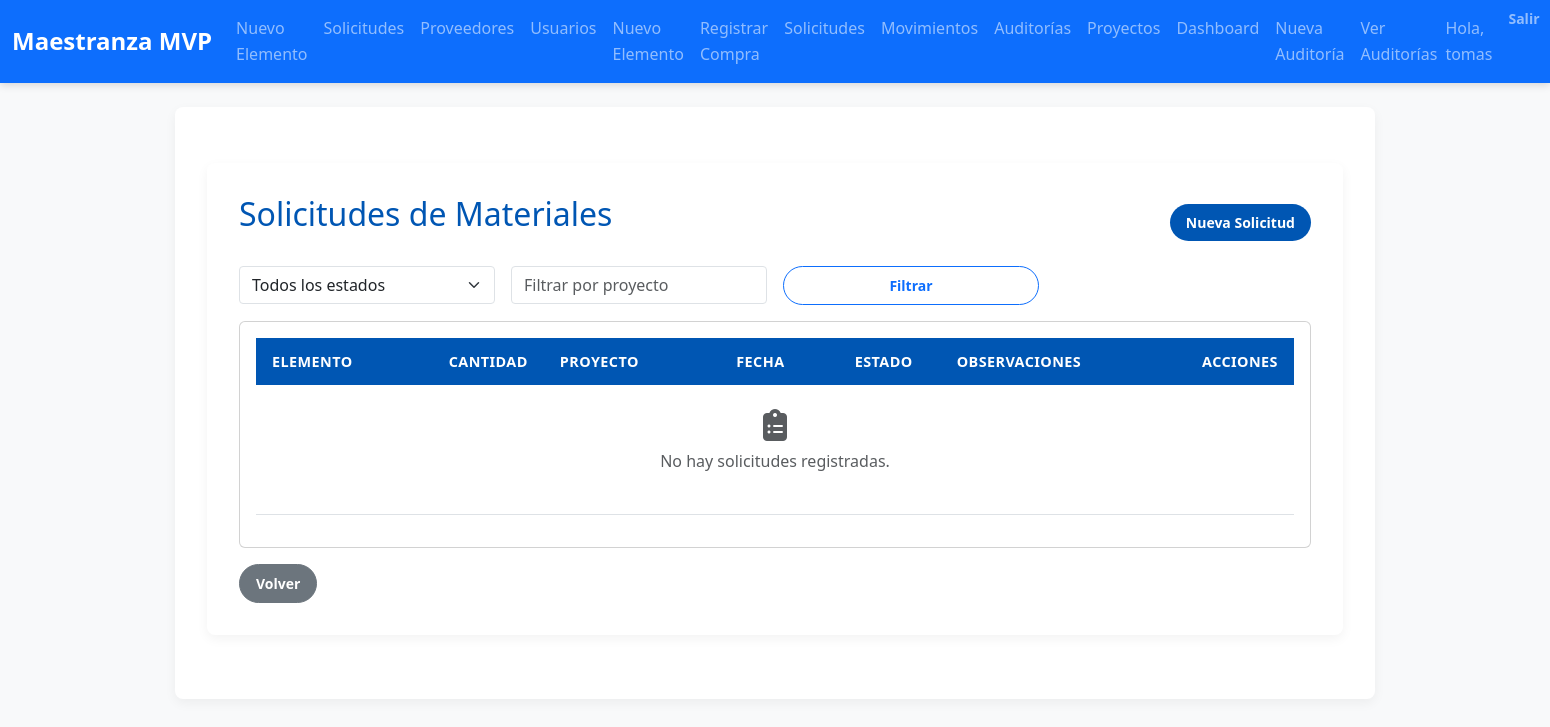
The page /solicitudes/ (signed in) on the database as committed earlier.
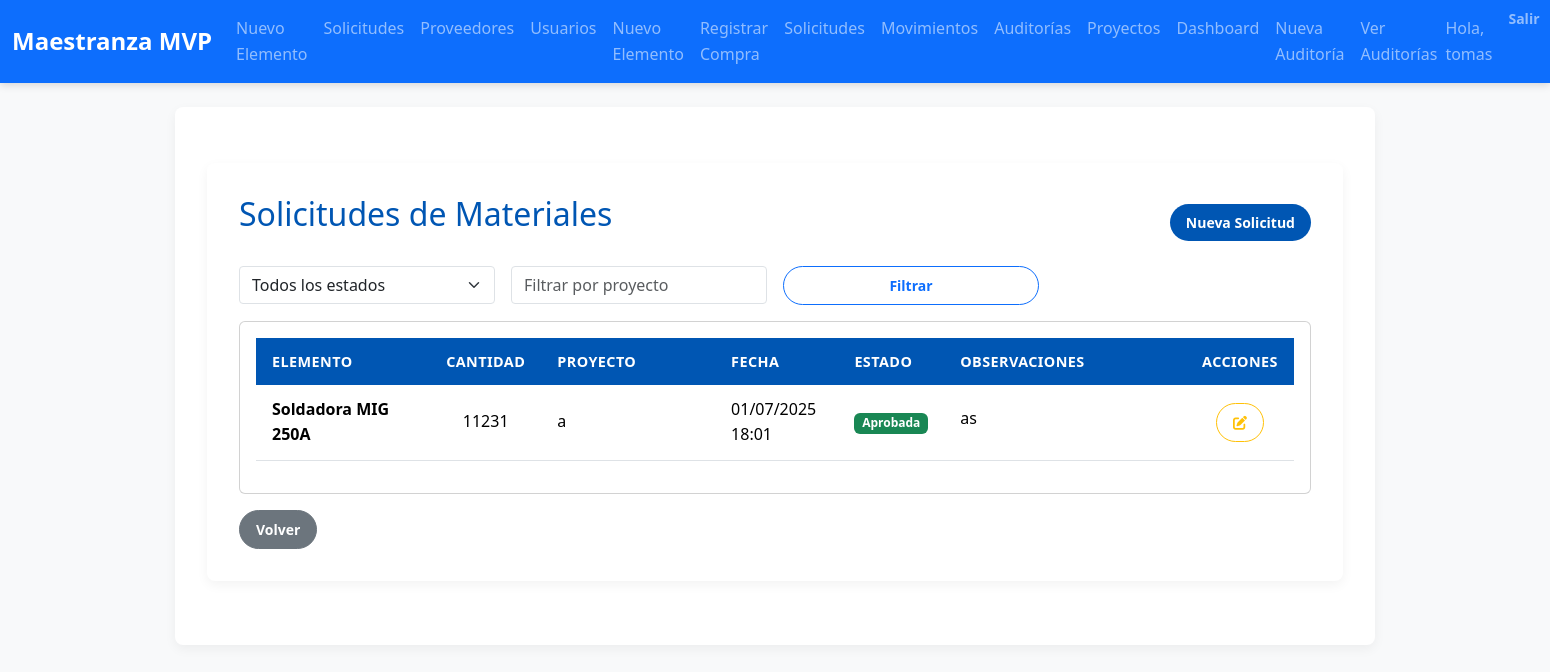
The same page on the database as committed later.
### inventario/models.py (models this page shows, shortened)
class SolicitudMaterial(models.Model):
    ESTADO_CHOICES = [
        ('pendiente', 'Pendiente'),
        ('aprobada', 'Aprobada'),
        ('rechazada', 'Rechazada'),
        ('entregada', 'Entregada'),
    ]
    solicitante = models.ForeignKey(User, on_delete=models.CASCADE)
    elemento = models.ForeignKey(ElementoInventario, on_delete=models.CASCADE)
    cantidad = models.PositiveIntegerField()
    proyecto = models.CharField(max_length=100)
    fecha_solicitud = models.DateTimeField(auto_now_add=True)
    fecha_entrega = models.DateTimeField(null=True, blank=True)
    estado = models.CharField(max_length=20, choices=ESTADO_CHOICES, default='pendiente')
    observaciones = models.TextField(blank=True)

class ElementoInventario(models.Model):
    nombre = models.CharField(max_length=100)
    descripcion = models.TextField(blank=True)
    numero_serie = models.CharField(max_length=50, unique=True)
    proveedor = models.ForeignKey(Proveedor, on_delete=models.PROTECT)
    categoria = models.ForeignKey(Categoria, on_delete=models.SET_NULL, null=True, blank=True)
    etiquetas = models.ManyToManyField(Etiqueta, blank=True)
    ubicacion = models.CharField(max_length=100)
    lote = models.CharField(max_length=50, blank=True, null=True, help_text="Identificador de lote (opcional)")
    fecha_vencimiento = models.DateField(blank=True, null=True, help_text="Fecha de vencimiento (opcional)")
    stock_actual = models.PositiveIntegerField(default=0)
    stock_minimo = models.PositiveIntegerField(default=1)

### inventario/views.py (the view)
# urls.py: path('solicitudes/', views.solicitud_list, name='solicitud_list'),
@login_required
def solicitud_list(request):
    if not (request.user.is_superuser or
            request.user.groups.filter(name__in=['Usuario Final', 'Gestor de Inventario']).exists()):
        messages.error(request, 'No tienes permisos para acceder a las solicitudes.')
        return redirect('inventario:index')
    if request.user.groups.filter(name='Gestor de Inventario').exists() or request.user.is_superuser:
        solicitudes = SolicitudMaterial.objects.all().order_by('-fecha_solicitud')
        estado = request.GET.get('estado')
        proyecto = request.GET.get('proyecto')
        if estado:
            solicitudes = solicitudes.filter(estado=estado)
        if proyecto:
            solicitudes = solicitudes.filter(proyecto__icontains=proyecto)
        is_gestor = True
    else:
        solicitudes = SolicitudMaterial.objects.filter(solicitante=request.user).order_by('-fecha_solicitud')
        is_gestor = False
    return render(request, 'inventario/solicitud_list.html', {'solicitudes': solicitudes, 'is_gestor': is_gestor})

### inventario/context_processors.py (called while the page is built)
def role_flags(request):
    user = request.user
    return {
        'is_admin':    user.is_authenticated and user.is_superuser,
        'is_gestor':   user.is_authenticated and user.groups.filter(name='Gestor de Inventario').exists(),
        'is_comprador':user.is_authenticated and user.groups.filter(name='Comprador').exists(),
        'is_logistica':user.is_authenticated and user.groups.filter(name='Logística').exists(),
        'is_auditor':  user.is_authenticated and user.groups.filter(name='Auditor').exists(),
        'is_produccion':user.is_authenticated and user.groups.filter(name='Jefe de Producción').exists(),
        'is_gerente_proyecto':user.is_authenticated and user.groups.filter(name='Gerente de Proyectos').exists(),
        'is_usuario_final':user.is_authenticated and user.groups.filter(name='Usuario Final').exists(),
    }

### inventario/templates/inventario/solicitud_list.html (shortened to what this page needs)
{% extends 'inventario/base.html' %}
{% block content %}
<div class="container mt-4">
  <div class="d-flex justify-content-between align-items-center mb-3">
    <h2>{% if is_gestor %}Solicitudes de Materiales{% else %}Mis Solicitudes de Materiales{% endif %}</h2>
    <a href="{% url 'inventario:solicitud_create' %}" class="btn btn-primary">Nueva Solicitud</a>
  </div>
  <form method="get" class="row g-3 mb-3">
    <div class="col-md-3">
      <select name="estado" class="form-select">
        <option value="">Todos los estados</option>
      </select>
    </div>
    <div class="col-md-3">
      <input type="text" name="proyecto" class="form-control" placeholder="Filtrar por proyecto">
    </div>
    <div class="col-md-3">
      <button type="submit" class="btn btn-outline-primary w-100">Filtrar</button>
    </div>
  </form>
  <div class="card">
    <div class="card-body">
      <table class="table table-hover table-sm">
        <thead class="table-dark">
          <tr>
            <th style="width: 18%;">Elemento</th>
            <th style="width: 7%;">Cantidad</th>
            <th style="width: 18%;">Proyecto</th>
            <th style="width: 12%;">Fecha</th>
            <th style="width: 10%;">Estado</th>
            <th style="width: 25%;">Observaciones</th>
            <th style="width: 10%;">Acciones</th>
          </tr>
        </thead>
        <tbody>
          {% for solicitud in solicitudes %}
            <tr>
              <td><strong>{{ solicitud.elemento.nombre }}</strong></td>
              <td class="text-center">{{ solicitud.cantidad }}</td>
              <td>{{ solicitud.proyecto }}</td>
              <td>{{ solicitud.fecha_solicitud|date:"d/m/Y H:i" }}</td>
              <td>
                <span class="badge {% if solicitud.estado == 'aprobada' %}bg-success{% elif solicitud.estado == 'rechazada' %}bg-danger{% elif solicitud.estado == 'entregada' %}bg-info{% else %}bg-warning{% endif %}">
                  {{ solicitud.get_estado_display }}
                </span>
              </td>
              <td>
                {% if solicitud.observaciones %}
                  <span class="text-truncate d-inline-block" style="max-width: 200px;" title="{{ solicitud.observaciones }}">
                    {{ solicitud.observaciones|truncatechars:50 }}
                  </span>
                {% else %}
                  <span class="text-muted">-</span>
                {% endif %}
              </td>
              <td class="text-center">
                {% if is_gestor %}
                  <a href="{% url 'inventario:solicitud_update' solicitud.pk %}" class="btn btn-sm btn-outline-warning" title="Editar">
                    <i class="fas fa-edit"></i>
                  </a>
                {% endif %}
              </td>
            </tr>
          {% empty %}
            <tr>
              <td colspan="7" class="text-center py-4">
                <i class="fas fa-clipboard-list fa-2x text-muted mb-2"></i>
                <p class="text-muted">No hay solicitudes registradas.</p>
              </td>
            </tr>
          {% endfor %}
        </tbody>
      </table>
    </div>
  </div>
  <a href="{% url 'inventario:index' %}" class="btn btn-secondary mt-3">Volver</a>
</div>
{% endblock %}

Rows that differ between the two databases and show on the page:
added SolicitudMaterial: elemento.nombre "Soldadora MIG 250A", cantidad "11231", proyecto "a", fecha_solicitud "01/07/2025 18:01", estado "Aprobada", observaciones "as"
Other text that changed with them:
text no longer shown: "No hay solicitudes registradas."
